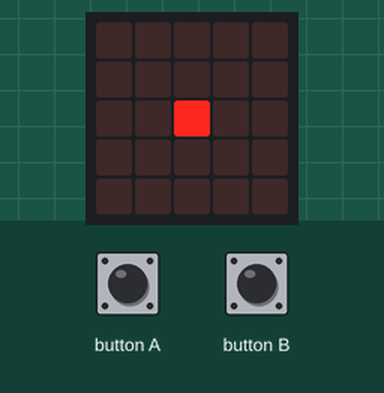
Recording of a program running on a simulated BBC micro:bit (MakeCode). On the bench: the board's 5×5 LED display. Inputs (shaded band) come from the test bench.

Above: at 1.2 s.
1.3 s: button A pressed for 0.15 s
At 1.8 s:
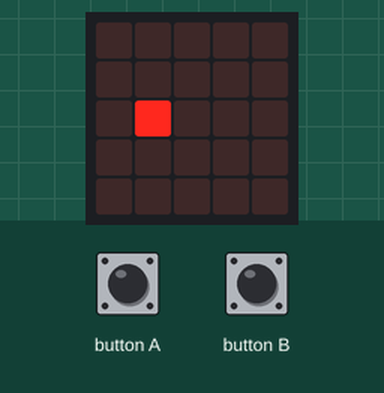
2.9 s: button A pressed for 0.15 s
At 4.2 s:
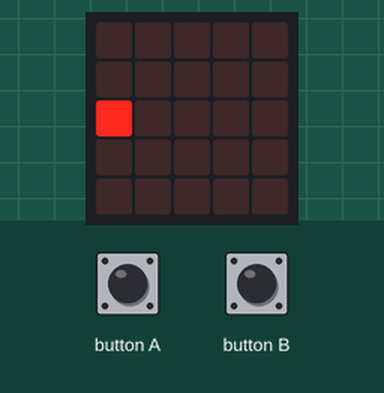
4.5 s: button B pressed for 0.15 s
At 5.5 s:
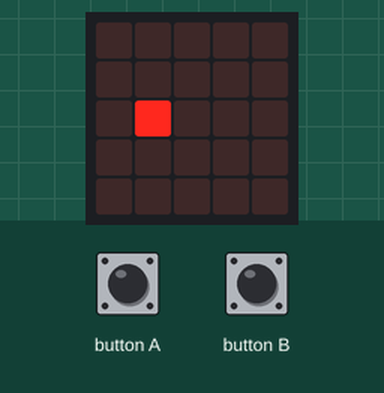
6.1 s: button B pressed 5 times (0.12 s each, 0.3 s apart)
At 7.7 s:
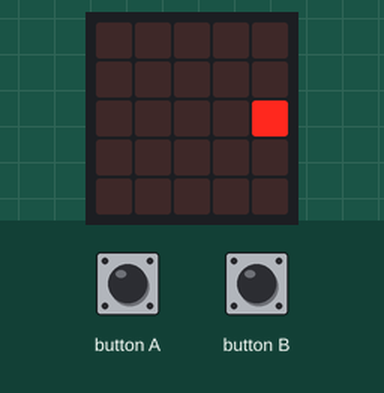
Timing chart, 0 to 9.2 s (numbered marks = the images above; inputs shaded):
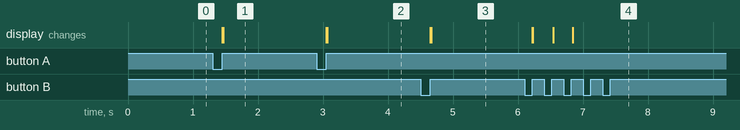

The program:

main.ts
```typescript
input.onButtonPressed(Button.A, function () {
    if (lista > 0) {
        basic.clearScreen()
        lista += -1
    }
})
input.onButtonPressed(Button.B, function () {
    if (lista < 4) {
        basic.clearScreen()
        lista += 1
    }
})
let lista = 0
lista = 2
basic.forever(function () {
    led.plot(lista, 2)
})
```

test.ts
```typescript
// aquí va el archivo "tests"; esto no se compilará cuando este paquete se utilice como una extensión.
```

Measured:
- after the input at 1.3 s, the display: first changes after 0.15 s (image 1 shows a later state)
- after the input at 2.9 s, the display: first changes after 0.15 s (image 2 shows a later state)
- after the input at 4.5 s, the display: first changes after 0.15 s (image 3 shows a later state)
- after the input at 6.1 s, the display: first changes after 0.12 s (image 4 shows a later state)
